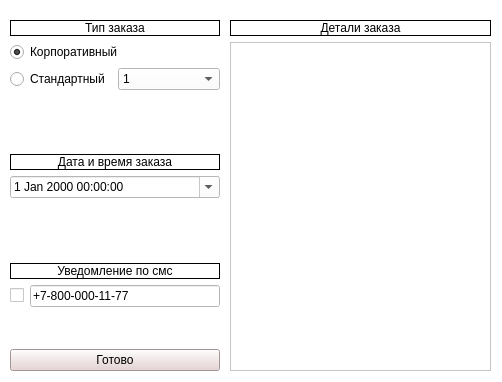
<?xml version="1.0" encoding="UTF-8"?>
<ui version="4.0">
 <class>Form</class>
 <widget class="QWidget" name="Form">
  <property name="geometry">
   <rect>
    <x>0</x>
    <y>0</y>
    <width>502</width>
    <height>382</height>
   </rect>
  </property>
  <property name="windowTitle">
   <string>Form1</string>
  </property>
  <property name="styleSheet">
   <string notr="true">background-color: rgb(255, 255, 255);</string>
  </property>
  <property name="inputMethodHints">
   <set>Qt::ImhHiddenText</set>
  </property>
  <widget class="QWidget" name="layoutWidget">
   <property name="geometry">
    <rect>
     <x>230</x>
     <y>20</y>
     <width>261</width>
     <height>351</height>
    </rect>
   </property>
   <layout class="QVBoxLayout" name="verticalLayout_6">
    <item>
     <widget class="QLabel" name="label_3">
      <property name="frameShape">
       <enum>QFrame::Box</enum>
      </property>
      <property name="text">
       <string>Детали заказа</string>
      </property>
      <property name="scaledContents">
       <bool>false</bool>
      </property>
      <property name="alignment">
       <set>Qt::AlignCenter</set>
      </property>
     </widget>
    </item>
    <item>
     <widget class="QListView" name="lv_details"/>
    </item>
   </layout>
  </widget>
  <widget class="QWidget" name="layoutWidget">
   <property name="geometry">
    <rect>
     <x>10</x>
     <y>20</y>
     <width>210</width>
     <height>351</height>
    </rect>
   </property>
   <layout class="QVBoxLayout" name="verticalLayout_5">
    <item>
     <layout class="QVBoxLayout" name="verticalLayout_2">
      <item>
       <widget class="QLabel" name="label">
        <property name="layoutDirection">
         <enum>Qt::LeftToRight</enum>
        </property>
        <property name="frameShape">
         <enum>QFrame::Box</enum>
        </property>
        <property name="text">
         <string>Тип заказа</string>
        </property>
        <property name="alignment">
         <set>Qt::AlignCenter</set>
        </property>
       </widget>
      </item>
      <item>
       <layout class="QVBoxLayout" name="verticalLayout">
        <item>
         <widget class="QRadioButton" name="rb_corporate">
          <property name="text">
           <string>Корпоративный</string>
          </property>
          <property name="checked">
           <bool>true</bool>
          </property>
         </widget>
        </item>
        <item>
         <layout class="QHBoxLayout" name="horizontalLayout">
          <item>
           <widget class="QRadioButton" name="rb_standart">
            <property name="text">
             <string>Стандартный</string>
            </property>
           </widget>
          </item>
          <item>
           <widget class="QComboBox" name="cb_quantity">
            <property name="enabled">
             <bool>true</bool>
            </property>
            <item>
             <property name="text">
              <string>1</string>
             </property>
            </item>
            <item>
             <property name="text">
              <string>2</string>
             </property>
            </item>
            <item>
             <property name="text">
              <string>3</string>
             </property>
            </item>
            <item>
             <property name="text">
              <string>4</string>
             </property>
            </item>
            <item>
             <property name="text">
              <string>5</string>
             </property>
            </item>
            <item>
             <property name="text">
              <string>6</string>
             </property>
            </item>
            <item>
             <property name="text">
              <string>7</string>
             </property>
            </item>
            <item>
             <property name="text">
              <string>8</string>
             </property>
            </item>
            <item>
             <property name="text">
              <string>9</string>
             </property>
            </item>
            <item>
             <property name="text">
              <string>10</string>
             </property>
            </item>
           </widget>
          </item>
         </layout>
        </item>
       </layout>
      </item>
     </layout>
    </item>
    <item>
     <spacer name="verticalSpacer_2">
      <property name="orientation">
       <enum>Qt::Vertical</enum>
      </property>
      <property name="sizeHint" stdset="0">
       <size>
        <width>20</width>
        <height>28</height>
       </size>
      </property>
     </spacer>
    </item>
    <item>
     <layout class="QVBoxLayout" name="verticalLayout_3">
      <item>
       <widget class="QLabel" name="label_2">
        <property name="frameShape">
         <enum>QFrame::Box</enum>
        </property>
        <property name="text">
         <string>Дата и время заказа</string>
        </property>
        <property name="alignment">
         <set>Qt::AlignCenter</set>
        </property>
       </widget>
      </item>
      <item>
       <widget class="QDateTimeEdit" name="dte_datetime">
        <property name="sizePolicy">
         <sizepolicy hsizetype="Minimum" vsizetype="Maximum">
          <horstretch>0</horstretch>
          <verstretch>0</verstretch>
         </sizepolicy>
        </property>
        <property name="maximumSize">
         <size>
          <width>16777215</width>
          <height>300</height>
         </size>
        </property>
        <property name="inputMethodHints">
         <set>Qt::ImhPreferNumbers</set>
        </property>
        <property name="date">
         <date>
          <year>2000</year>
          <month>1</month>
          <day>1</day>
         </date>
        </property>
        <property name="maximumDateTime">
         <datetime>
          <hour>23</hour>
          <minute>59</minute>
          <second>59</second>
          <year>7999</year>
          <month>12</month>
          <day>31</day>
         </datetime>
        </property>
        <property name="calendarPopup">
         <bool>true</bool>
        </property>
       </widget>
      </item>
     </layout>
    </item>
    <item>
     <spacer name="verticalSpacer">
      <property name="orientation">
       <enum>Qt::Vertical</enum>
      </property>
      <property name="sizeHint" stdset="0">
       <size>
        <width>20</width>
        <height>28</height>
       </size>
      </property>
     </spacer>
    </item>
    <item>
     <widget class="QLabel" name="label_4">
      <property name="frameShape">
       <enum>QFrame::Box</enum>
      </property>
      <property name="text">
       <string>Уведомление по смс</string>
      </property>
      <property name="alignment">
       <set>Qt::AlignCenter</set>
      </property>
     </widget>
    </item>
    <item>
     <layout class="QVBoxLayout" name="verticalLayout_4">
      <item>
       <layout class="QHBoxLayout" name="horizontalLayout_2">
        <item>
         <widget class="QCheckBox" name="cb_issms">
          <property name="text">
           <string/>
          </property>
         </widget>
        </item>
        <item>
         <widget class="QLineEdit" name="le_phone">
          <property name="inputMethodHints">
           <set>Qt::ImhNone</set>
          </property>
          <property name="inputMask">
           <string>+7-999-999-99-99</string>
          </property>
          <property name="text">
           <string>+7-800-000-11-77</string>
          </property>
          <property name="frame">
           <bool>true</bool>
          </property>
          <property name="echoMode">
           <enum>QLineEdit::Normal</enum>
          </property>
          <property name="dragEnabled">
           <bool>true</bool>
          </property>
          <property name="readOnly">
           <bool>false</bool>
          </property>
          <property name="placeholderText">
           <string/>
          </property>
         </widget>
        </item>
       </layout>
      </item>
      <item>
       <spacer name="verticalSpacer_3">
        <property name="orientation">
         <enum>Qt::Vertical</enum>
        </property>
        <property name="sizeHint" stdset="0">
         <size>
          <width>20</width>
          <height>28</height>
         </size>
        </property>
       </spacer>
      </item>
     </layout>
    </item>
    <item>
     <widget class="QPushButton" name="pb_ready">
      <property name="styleSheet">
       <string notr="true">background-color: rgb(230, 208, 208);</string>
      </property>
      <property name="text">
       <string>Готово</string>
      </property>
     </widget>
    </item>
   </layout>
  </widget>
 </widget>
 <resources/>
 <connections/>
</ui>
